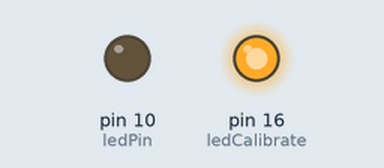
A sketch run on a simulated Arduino Uno, built with avr-gcc and run on an emulated ATmega328P. On the bench: output pins drawn as LEDs (lit = HIGH). Pins used as bus, display or sensor lines are not drawn; what the sketch prints to the serial monitor is not drawn.

Above: at 0.1 s.
At 1.7 s:
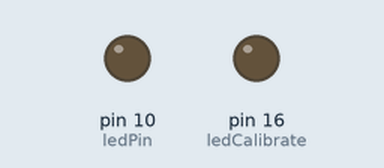
Timing chart, 0 to 3.2 s (numbered marks = the images above):
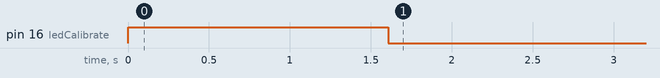

The sketch:

capacitance_555.ino
```cpp
float R1 = 0.988e6;                 //Este resistor es el que junto con C1 determina la constante de tiempo

float C1 = 0;                       //Aquí guardaremos la capacidad medida.
float calCap = 0;
float CFinal = 0;
float acum = 0;
int i = 0;
int samples;
byte flag = 0;

int ledPin = 10;         //terminal al que conectamos un led que encenderemos lo que dure el pulso de entrada.
int ledCalibrate = 16;
int triggerPin = 5;

long tInit = 0;        //Guardamos el instante de inicio.
long tFinal = 0;         //Guardamos el instante del final del pulso.
long T = 0;                         //Duración del pulso

const byte interruptFALL = 0;
const byte interruptRISE = 1;

void start() {
  tInit = micros();                //millis me da el tiempo transcurrido desde que el programa inicio su ejecucion.
  digitalWrite(ledPin, HIGH);        //Encendemos el led como indicador de que la interrupcion fue activada.
}

void stop() {
  tFinal = micros();                 //Guardamos el tiempo retornado por millis().

  digitalWrite(ledPin, LOW);         //Apagamos el led indicando el final del pulso
}

void displayValue(float CFinal) {
  Serial.print("C = ");
  Serial.print(CFinal);        //Convertimos a picoFaradios
  Serial.print(" pF");
//  Serial.print("\t");        //Convertimos a picoFaradios
//  Serial.print("CalCap = ");
//  Serial.print(calCap);        //Convertimos a picoFaradios
//  Serial.print(" pF");
  Serial.print("\n");

}

void trigger( int milliseconds) {
  digitalWrite(triggerPin, HIGH);
  delay(milliseconds);
  digitalWrite(triggerPin, LOW);
  delay(milliseconds);
}

float computeCap(long tInit, long tFinal) {

  if (tFinal > 0) {
    T = tFinal - tInit;         //Determinamos el tiempo de duracion del pulso.
    C1 = (T * 1E6 / (1.07881 * R1));   //Calculamos la capacidad desconocida (en microFaradios)
    tInit = 0;                   //Reasignamos cero a las variables que guardan los
    tFinal = 0;                    //tiempos inicial y final y asi habilitar una nueva medicion.
  }
  return C1;
}

float calibration(int samples) {
  digitalWrite(ledCalibrate, HIGH);
  float acum = 0;
  int i = 0;
  C1 = 0;
  do {
    trigger(4);
    C1 = computeCap( tInit, tFinal);
    acum = acum + C1;
    i++;
  } while (i < samples);

  digitalWrite(ledCalibrate, LOW);
  calCap = acum / samples;
  return calCap;
}

void setup() {

  pinMode(ledPin, OUTPUT);           //Habilitamos el pin del led como salida.
  pinMode(ledCalibrate, OUTPUT);
  pinMode(triggerPin, OUTPUT);       //


  attachInterrupt(digitalPinToInterrupt(interruptRISE), start, RISING);
  attachInterrupt(digitalPinToInterrupt(interruptFALL), stop, FALLING);

  digitalWrite(triggerPin, LOW);

 calCap = calibration(200);
  Serial.begin(9600);                 //Habilitamos el puerto serie
}

void loop() {


    samples = 100;
    i = 0;
    C1 = 0;
    acum = 0;
    do {
      trigger(4);
      C1 = computeCap( tInit, tFinal);
      acum = acum + C1;
      i++;
    } while (i < samples);

    CFinal = (acum / samples) - calCap;
  //  displayValue(CFinal, calCap);
    displayValue(CFinal);
    delay(20);

}
```
